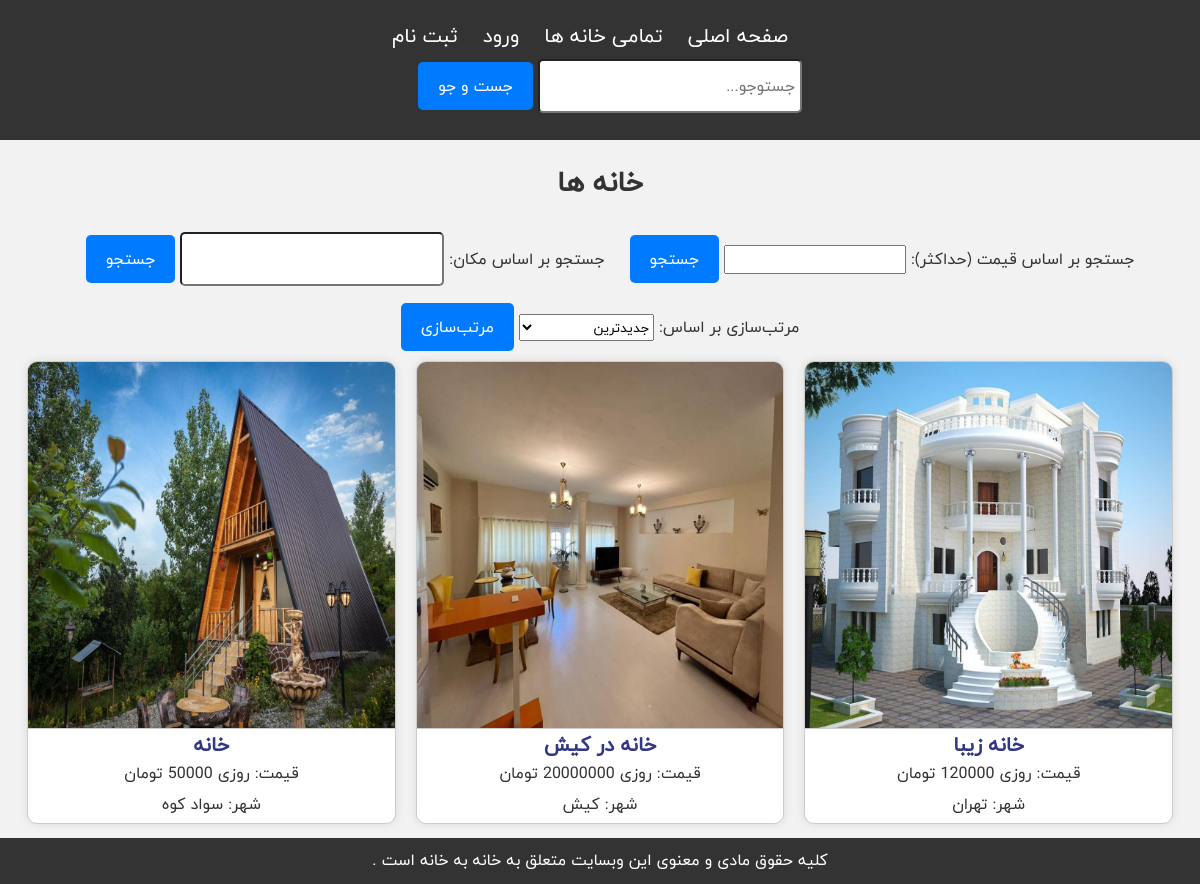
Screenshot of /houses/ with the database file from the repository.
### reservations/models.py (models this page shows, shortened)
class House(models.Model):
    name = models.CharField(max_length=100)
    image = models.ImageField(upload_to='house_images/')
    city = models.CharField(max_length=100)
    number_of_rooms = models.IntegerField()
    area = models.FloatField()
    number_of_parkings = models.IntegerField()
    capacity = models.IntegerField()
    price_per_day = models.IntegerField()
    pool = models.BooleanField(default=False)
    oven = models.BooleanField(default=False)
    user = models.ForeignKey(User, on_delete=models.CASCADE)
    is_active = models.BooleanField(default=True)

### reservations/views.py (the view)
# urls.py: path('houses/', house_list, name='house_list'),
def house_list(request):
    houses = House.objects.all()
    if 'price' in request.GET:
        price = request.GET['price']
        if price:
            houses = houses.filter(price_per_day__lte=price)
    if 'location' in request.GET:
        location = request.GET['location']
        if location:
            houses = houses.filter(city__icontains=location)
    sort_by = request.GET.get('sort_by', '-id')
    if sort_by not in ['name', 'city', 'price_per_day', 'number_of_rooms', 'area']:
        sort_by = '-id'
    houses = houses.order_by(sort_by)
    context = {
        'houses': houses,
    }
    return render(request, 'reservations/house_list.html', context)

### reservations/templates/reservations/house_list.html (shortened to what this page needs)
{% extends 'reservations/base.html' %}
{% block content %}
    <h2>خانه ها</h2>
    <div class="center house-container">
        <form class="search-form" method="get">
            <label for="id_price">جستجو بر اساس قیمت (حداکثر):</label>
            <input type="number" name="price" id="id_price" min="0" step="100">
            <button type="submit">جستجو</button>
        </form>
        <form class="search-form" method="get">
            <label for="id_location">جستجو بر اساس مکان:</label>
            <input type="text" name="location" id="id_location">
            <button type="submit">جستجو</button>
        </form>
        <div class="sort-options">
            <form method="get">
                <label for="id_sort_by">مرتب‌سازی بر اساس:</label>
                <select name="sort_by" id="id_sort_by">
                    <option value="-created_at">جدیدترین</option>
                </select>
                <button type="submit">مرتب‌سازی</button>
            </form>
        </div>
        <div class="house-grid">
            {% for house in houses %}
            <div class="house-card">
                <img src="{{ house.image.url }}" alt="{{ house.name }}">
                <a class="center" href="{% url 'house_detail' house.pk %}"><p><strong>{{ house.name }}</strong></p></a>
                <p class="house-price">قیمت: روزی {{ house.price_per_day }} تومان </p>
                <p class="house-city">شهر: {{ house.city }}</p>
            </div>
        {% empty %}
            <p>خانه ای با این مشخصات پیدا نشد !!! </p>
        {% endfor %}
    </div>
{% endblock %}

### reservations/static/css/styles.css (style rules this page uses)
* { font-family: "Qs Iranyekan", Arial, sans-serif; }
body, h1, h2, h3, p, ul, li { margin: 0; padding: 0; box-sizing: border-box; }
body { font-family: "Qs Iranyekan", Arial, sans-serif; background-color: #f2f2f2; color: #333; line-height: 1.6; }
.search-form { display: inline-block; margin-left: 20px; }
.search-form input[type="text"] { padding: 5px; font-size: 16px; width: 250px; border-radius: 5px; height:40px ; }
.search-form button { padding: 5px 10px; font-size: 16px; background-color: #007bff; color: #fff; border: none; cursor: pointer; }
h1, h2 { margin-bottom: 20px; font-size: 28px; text-align: center; }
.house-grid { display: flex; flex-wrap: wrap; justify-content: center; gap: 20px; }
.house-card { background-color: #fff; border: 1px solid #ccc; border-radius: 10px; overflow: hidden; box-shadow: 0 0 10px rgba(0, 0, 0, 0.1); width: calc(33.333% - 20px); margin-bottom: 20px; display: flex; flex-direction: column; align-items: center; }
.house-card img { width: 100%; height: auto; border-bottom: 1px solid #ccc; }
.house-price, .house-city { font-size: 16px; margin-bottom: 5px; }
.center { text-align: center; }
button[type="submit"] { background-color: #007bff; margin-top: 10px; margin-bottom: 10px; color: #fff; padding: 10px 20px; border: none; border-radius: 5px; cursor: pointer; font-size: 16px; }
a { text-decoration: none; color: #313785; font-size: 20px; }

### rows the page displays
House: image (picture), name "خانه زیبا", city "تهران"
House: image (picture), name "خانه در کیش", price_per_day "20000000", city "کیش"
House: image (picture), name "خانه", city "سواد کوه"
